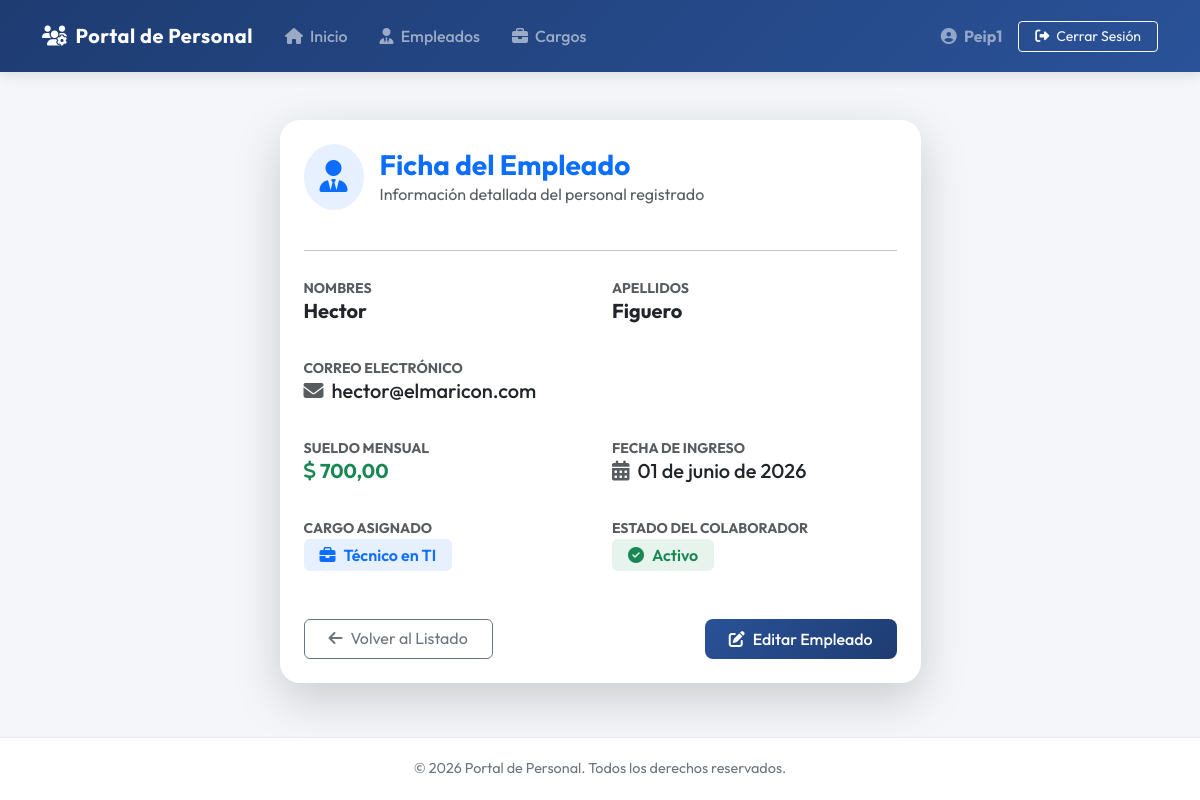
Screenshot of /empleados/2/ (signed in) with the database file from the repository.
### employees/models.py (models this page shows, shortened)
class Employee(models.Model):
    first_name = models.CharField(max_length=100, verbose_name="Nombres")
    last_name = models.CharField(max_length=100, verbose_name="Apellidos")
    email = models.EmailField(verbose_name="Correo")
    salary = models.DecimalField(max_digits=10, decimal_places=2, verbose_name="Sueldo")
    hire_date = models.DateField(verbose_name="Fecha de Ingreso")
    position = models.ForeignKey(Position, on_delete=models.CASCADE, verbose_name="Cargo")
    is_active = models.BooleanField(default=True, verbose_name="Estado Activo")
    class Meta:
        verbose_name = "Empleado"
        verbose_name_plural = "Empleados"

class Position(models.Model):
    name = models.CharField(max_length=100, verbose_name="Nombre")
    description = models.CharField(max_length=200, blank=True, null=True, verbose_name="Descripción")
    max_salary = models.DecimalField(max_digits=10, decimal_places=2, null=True, blank=True, verbose_name="Salario Máximo")
    class Meta:
        verbose_name = "Cargo"
        verbose_name_plural = "Cargos"

### employees/views.py (the view)
# urls.py: path('empleados/<int:pk>/', views.employee_detail, name='employee_detail'),
@login_required
def employee_detail(request, pk):
    if get_view_mode(request) == 'cbv':
        return EmployeeDetailCBV.as_view()(request, pk=pk)
    return employee_detail_fbv(request, pk=pk)

### employees/views.py (called while the page is built)
@login_required
def employee_detail_fbv(request, pk):
    employee = get_object_or_404(Employee, pk=pk)
    return render(request, 'employees/employee_detail.html', {'employee': employee})

def get_view_mode(request):
    return request.session.get('view_mode', 'fbv')

### employees/templates/employees/employee_detail.html (shortened to what this page needs)
{% extends 'employees/base.html' %}
{% block content %}
<div class="row justify-content-center">
    <div class="col-md-8 col-lg-7">
        <div class="card border-0 shadow-lg p-4" style="border-radius: 20px;">
            <div class="d-flex align-items-center mb-4">
                <div class="p-3 rounded-circle bg-primary bg-opacity-10 text-primary me-3">
                    <i class="fa-solid fa-user-tie fa-2x"></i>
                </div>
                <div>
                    <h3 class="fw-bold mb-0 text-primary">Ficha del Empleado</h3>
                    <p class="text-muted mb-0">Información detallada del personal registrado</p>
                </div>
            </div>
            <hr class="mb-4">
            <div class="row g-4">
                <div class="col-sm-6">
                    <label class="text-muted small fw-bold text-uppercase">Nombres</label>
                    <h5 class="fw-bold text-dark">{{ employee.first_name }}</h5>
                </div>
                <div class="col-sm-6">
                    <label class="text-muted small fw-bold text-uppercase">Apellidos</label>
                    <h5 class="fw-bold text-dark">{{ employee.last_name }}</h5>
                </div>
                <div class="col-12">
                    <label class="text-muted small fw-bold text-uppercase">Correo Electrónico</label>
                    <h5 class="text-dark"><i class="fa-solid fa-envelope me-2 text-muted"></i>{{ employee.email }}</h5>
                </div>
                <div class="col-sm-6">
                    <label class="text-muted small fw-bold text-uppercase">Sueldo Mensual</label>
                    <h5 class="text-success fw-bold"><i class="fa-solid fa-dollar-sign me-1"></i>{{ employee.salary }}</h5>
                </div>
                <div class="col-sm-6">
                    <label class="text-muted small fw-bold text-uppercase">Fecha de Ingreso</label>
                    <h5 class="text-dark"><i class="fa-solid fa-calendar-days me-2 text-muted"></i>{{ employee.hire_date|date:"d \d\e F \d\e Y" }}</h5>
                </div>
                <div class="col-sm-6">
                    <label class="text-muted small fw-bold text-uppercase">Cargo Asignado</label>
                    <div>
                        <span class="badge bg-primary bg-opacity-10 text-primary px-3 py-2 fs-6 fw-semibold">
                            <i class="fa-solid fa-briefcase me-2"></i>{{ employee.position.name }}
                        </span>
                    </div>
                </div>
                <div class="col-sm-6">
                    <label class="text-muted small fw-bold text-uppercase">Estado del Colaborador</label>
                    <div>
                        {% if employee.is_active %}
                            <span class="badge bg-success bg-opacity-10 text-success px-3 py-2 fs-6 fw-semibold">
                                <i class="fa-solid fa-circle-check me-2"></i>Activo
                            </span>
                        {% else %}
                            <span class="badge bg-danger bg-opacity-10 text-danger px-3 py-2 fs-6 fw-semibold">
                                <i class="fa-solid fa-circle-xmark me-2"></i>Inactivo
                            </span>
                        {% endif %}
                    </div>
                </div>
            </div>
            <div class="d-flex justify-content-between mt-5">
                <a href="{% url 'employee_list' %}" class="btn btn-outline-secondary px-4">
                    <i class="fa-solid fa-arrow-left me-2"></i>Volver al Listado
                </a>
                <a href="{% url 'employee_edit' employee.pk %}" class="btn btn-premium px-4">
                    <i class="fa-solid fa-pen-to-square me-2"></i>Editar Empleado
                </a>
            </div>
        </div>
    </div>
</div>
{% endblock %}

### employees/templates/employees/base.html (shortened to what this page needs)
{% load static %}
<!DOCTYPE html>
<html lang="es">
<head>
    <link href="https://cdn.jsdelivr.net/npm/bootstrap@5.3.2/dist/css/bootstrap.min.css" rel="stylesheet">
    <link href="https://cdnjs.cloudflare.com/ajax/libs/font-awesome/6.4.2/css/all.min.css" rel="stylesheet">
    <link href="{% static 'css/styles.css' %}" rel="stylesheet">
</head>
<body>
    <nav class="navbar navbar-expand-lg navbar-dark py-3">
        <div class="container">
            <a class="navbar-brand" href="{% if user.is_authenticated %}{% url 'home' %}{% else %}#{% endif %}">
                <i class="fa-solid fa-users-gear me-2"></i>Portal de Personal
            </a>
            <div class="collapse navbar-collapse" id="navbarNav">
                {% if user.is_authenticated %}
                <ul class="navbar-nav me-auto">
                    <li class="nav-item">
                        <a class="nav-link px-3" href="{% url 'home' %}">
                            <i class="fa-solid fa-house me-1"></i> Inicio
                        </a>
                    </li>
                    <li class="nav-item">
                        <a class="nav-link px-3" href="{% url 'employee_list' %}">
                            <i class="fa-solid fa-user-tie me-1"></i> Empleados
                        </a>
                    </li>
                    <li class="nav-item">
                        <a class="nav-link px-3" href="{% url 'position_list' %}">
                            <i class="fa-solid fa-briefcase me-1"></i> Cargos
                        </a>
                    </li>
                </ul>
                <ul class="navbar-nav ms-auto align-items-center">
                    <li class="nav-item me-3 text-white-50">
                        <i class="fa-solid fa-user-circle me-1"></i> <strong>{{ user.username }}</strong>
                    </li>
                    <li class="nav-item">
                        <a class="btn btn-sm btn-outline-light px-3 py-1.5" href="{% url 'logout' %}">
                            <i class="fa-solid fa-right-from-bracket me-1"></i> Cerrar Sesión
                        </a>
                    </li>
                </ul>
                {% endif %}
            </div>
        </div>
    </nav>
    <div class="container my-5 fade-in">
        {% block content %}{% endblock %}
    </div>
    <footer class="footer text-center">
        <div class="container">
            <p class="mb-0">© 2026 Portal de Personal. Todos los derechos reservados.</p>
        </div>
    </footer>
</body>
</html>

### templates/css/styles.css (style rules this page uses)
body { font-family: 'Outfit', sans-serif; background-color: #f4f6f9; color: #333333; min-height: 100vh; display: flex; flex-direction: column; }
.navbar { background: linear-gradient(135deg, #1e3c72 0%, #2a5298 100%); box-shadow: 0 4px 12px rgba(0,0,0,0.1); }
.navbar-brand { font-weight: 700; letter-spacing: 0.5px; }
.nav-link { font-weight: 500; transition: all 0.2s ease-in-out; }
.card { border: none; border-radius: 16px; box-shadow: 0 8px 24px rgba(0,0,0,0.05); transition: all 0.3s ease; }
.btn-premium { background: linear-gradient(135deg, #2a5298 0%, #1e3c72 100%); color: #ffffff; border: none; border-radius: 8px; font-weight: 500; padding: 8px 20px; transition: all 0.2s ease; }
.footer { margin-top: auto; background-color: #ffffff; border-top: 1px solid #e9ecef; padding: 20px 0; font-size: 0.9rem; color: #6c757d; }
.fade-in { animation: fadeIn 0.4s ease-out; }

### rows the page displays
Employee: first_name "Hector", last_name "Figuero", email "hector@elmaricon.com", salary "700,00", hire_date "01 de junio de 2026", position.name "Técnico en TI"

### other values shown
{{ user.username }} "Peip1"
